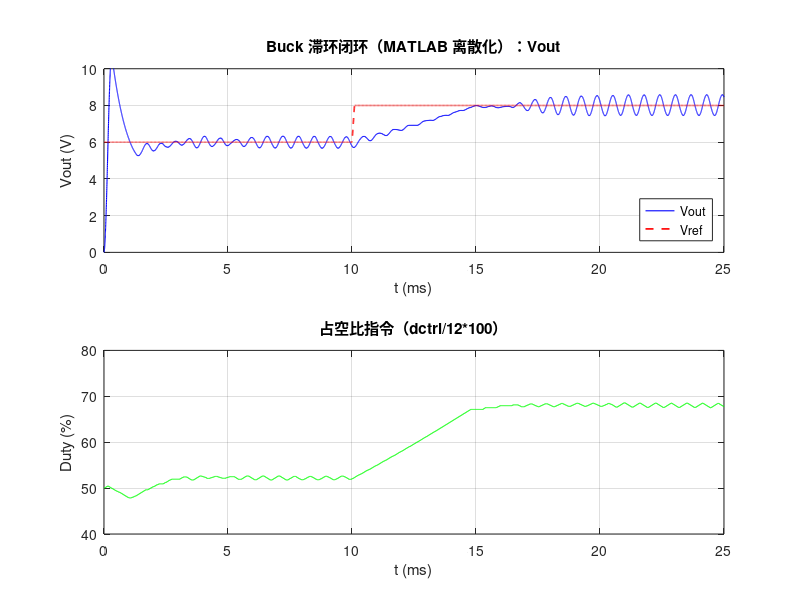

Recreate this plot in MATLAB.
%% buck_hysteresis_script.m
% 将 SPICE 版滞环控制器（buck_hysteresis.cir）离散化为 MATLAB 脚本仿真
% 功率级：前向欧拉离散；控制器：50kHz 周期采样 + 滞环积分
% 对应关系：
%   Gint 连续电流 ±0.2mA  -> 每周期 duty_cmd += 4mV（0.2m*Tsw/C）
%   Cdctrl 1uF 积分电容    -> duty_cmd 状态变量（离散积分）
%   Bpwm 比较器           -> pwm = (tri < duty_cmd)
%   Bref 斜坡             -> vref = 6+2*clamp((t-10m)/0.1m,0,1)

clear; clc; close all;

%% 电路参数（与 buck_hysteresis.cir 一致）
Vin  = 12;          % 输入电压
L    = 100e-6;      % 电感
C    = 100e-6;      % 输出电容
R    = 10;          % 负载
Vd   = 0.7;         % 二极管正向压降（D 模型近似）
fsw  = 50e3;        % 开关频率
Tsw  = 1/fsw;       % 开关周期 20us
kT   = 0.2e-3;      % Gint 满幅电流（0.2mA）
Ccap = 1e-6;        % Cdctrl 积分电容
dstep = kT*Tsw/Ccap; % 每周期 dctrl 步进 = 0.2m*20u/1u = 4mV

%% 仿真设置
dt     = 0.2e-6;    % 功率级步长（PWM 周期内 100 步）
Tend   = 25e-3;     % 仿真时长
nstep  = round(Tend/dt);
nrec   = 10;        % 每 nrec 步记录一次（每 2us）

%% 状态初始化
iL    = 0;          % 电感电流
vout  = 0;          % 输出电压
dctrl = 6;          % 占空比指令初值 ic=6（50%）

%% 数据记录
t_rec  = zeros(0,1); vout_rec = zeros(0,1); dctrl_rec = zeros(0,1);

%% 主循环
for k = 1:nstep
    t = (k-1)*dt;

    % --- 锯齿波载波（理想锯齿 0~12V，周期 Tsw）---
    tri = 12 * mod(t, Tsw) / Tsw;

    % --- PWM 比较器（Bpwm）---
    pwm_on = tri < dctrl;

    % --- 功率级（前向欧拉）---
    vsw = pwm_on * Vin + (~pwm_on)*(-Vd);     % 开关节点电压（续流钳位 -Vd）
    diL = (vsw - vout) / L;
    iL  = iL + dt * diL;
    if iL < 0, iL = 0; end                    % DCM 保护（电感电流不反向）
    dvC = (iL - vout/R) / C;
    vout = vout + dt * dvC;

    % --- 控制器：每开关周期采样一次（50kHz）---
    if mod(t + dt, Tsw) < dt || k == nstep
        % Vref 斜坡（Bref）：10ms 处 0.1ms 内 6V->8V
        vref = 6 + 2 * min(max((t-10e-3)/0.1e-3, 0), 1);
        % 滞环积分器（Gint）：窗口 ±0.1V
        if vout < vref - 0.1
            dctrl = dctrl + dstep;            % 充电：占空比增
        elseif vout > vref + 0.1
            dctrl = dctrl - dstep;            % 放电：占空比减
        end
        % 钳位 0~12V（Dclamp）
        dctrl = min(max(dctrl, 0), 12);
    end

    % --- 记录 ---
    if mod(k, nrec) == 0
        t_rec(end+1,1)     = t;
        vout_rec(end+1,1)  = vout;
        dctrl_rec(end+1,1) = dctrl;
    end
end

%% 结果统计（稳态 18~25ms，对比 SPICE）
idx = t_rec >= 18e-3 & t_rec <= 25e-3;
vout_avg  = mean(vout_rec(idx));
dctrl_avg = mean(dctrl_rec(idx));
duty_avg  = dctrl_avg / 12 * 100;
il_avg    = vout_avg / R;

fprintf('=== MATLAB 离散化仿真结果 ===\n');
fprintf('Vout_avg (18-25ms) : %.4f V   (SPICE: 7.94V)\n', vout_avg);
fprintf('Dctrl_avg (18-25ms): %.4f V   (SPICE: 8.23V)\n', dctrl_avg);
fprintf('Duty (%%):           %.2f %%   (SPICE: 68.6%%)\n', duty_avg);
fprintf('IL_avg:             %.4f A   (SPICE: 0.798A)\n', il_avg);

%% 画图
fig = figure('Position',[100 100 1000 700]);
subplot(2,1,1);
plot(t_rec*1e3, vout_rec, 'b-', 'LineWidth', 0.8); hold on;
vref_rec = 6 + 2*min(max((t_rec-10e-3)/0.1e-3,0),1);
plot(t_rec*1e3, vref_rec, 'r--', 'LineWidth', 1.2);
xlabel('t (ms)'); ylabel('Vout (V)'); grid on;
legend('Vout','Vref','Location','southeast');
title('Buck 滞环闭环（MATLAB 离散化）：Vout');
ylim([0 10]);

subplot(2,1,2);
plot(t_rec*1e3, dctrl_rec/12*100, 'g-', 'LineWidth', 0.8);
xlabel('t (ms)'); ylabel('Duty (%)'); grid on;
title('占空比指令（dctrl/12*100）');
ylim([40 80]);
saveas(fig, 'matlab_result.png');
fprintf('\n图已保存: matlab_result.png\n');
